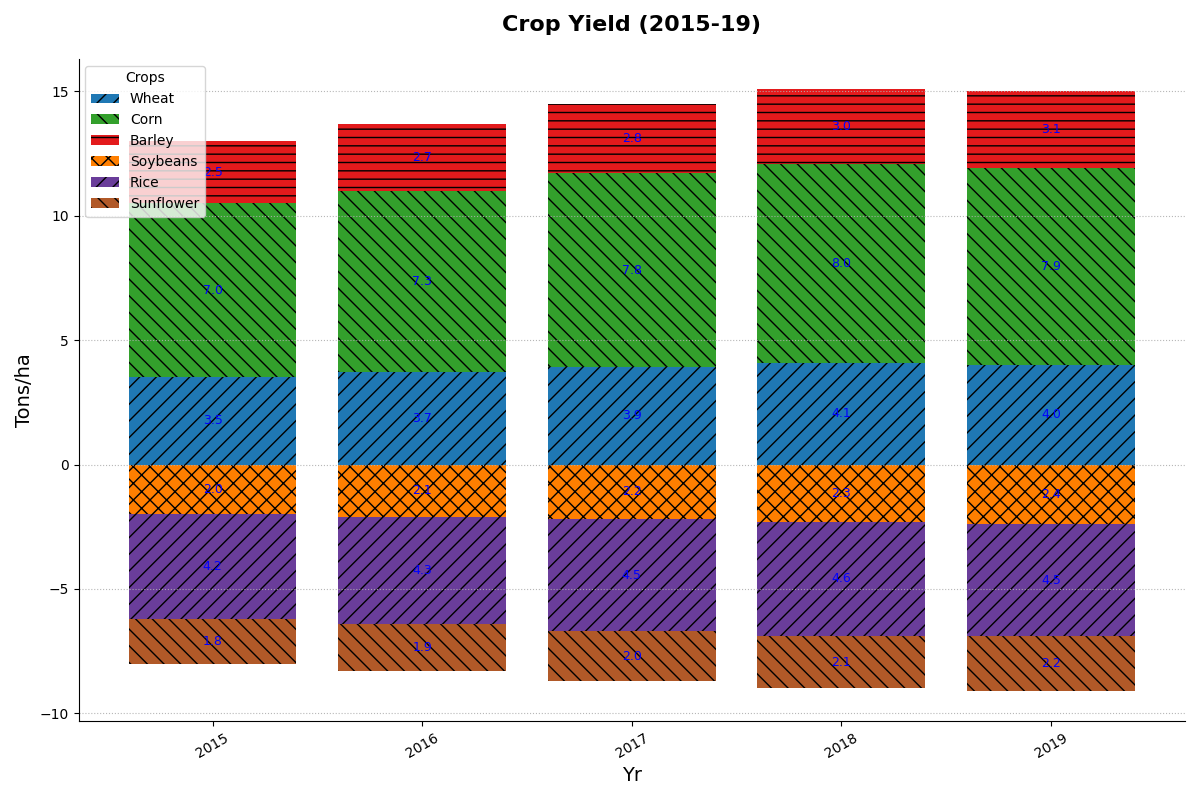

Generate this figure with Python:
import matplotlib.pyplot as plt
import numpy as np

years = np.arange(2015, 2020)

wheat_yield = [3.5, 3.7, 3.9, 4.1, 4.0]
corn_yield = [7.0, 7.3, 7.8, 8.0, 7.9]
barley_yield = [2.5, 2.7, 2.8, 3.0, 3.1]
soybean_yield = [-2.0, -2.1, -2.2, -2.3, -2.4]
rice_yield = [-4.2, -4.3, -4.5, -4.6, -4.5]
sunflower_yield = [-1.8, -1.9, -2.0, -2.1, -2.2]

new_colors = ['#1f78b4', '#33a02c', '#e31a1c', '#ff7f00', '#6a3d9a', '#b15928']

fig, ax = plt.subplots(figsize=(12, 8))

ax.bar(years, wheat_yield, label='Wheat', color=new_colors[0], hatch='//')
ax.bar(years, corn_yield, bottom=wheat_yield, label='Corn', color=new_colors[1], hatch='\\\\')
ax.bar(years, barley_yield, bottom=np.array(wheat_yield) + np.array(corn_yield), label='Barley', color=new_colors[2], hatch='--')

ax.bar(years, soybean_yield, label='Soybeans', color=new_colors[3], hatch='xx')
ax.bar(years, rice_yield, bottom=soybean_yield, label='Rice', color=new_colors[4], hatch='//')
ax.bar(years, sunflower_yield, bottom=np.array(soybean_yield) + np.array(rice_yield), label='Sunflower', color=new_colors[5], hatch='\\\\')

ax.set_title("Crop Yield (2015-19)", fontsize=16, fontweight='bold', pad=20)
ax.set_xlabel("Yr", fontsize=14)
ax.set_ylabel("Tons/ha", fontsize=14)

ax.legend(title='Crops', loc='upper left')
ax.yaxis.grid(True, linestyle=':', alpha=0.9)
ax.spines['top'].set_visible(False)
ax.spines['right'].set_visible(False)

for i in range(len(years)):
    height_sum_positive = 0
    for yield_name in [wheat_yield, corn_yield, barley_yield]:
        height_sum_positive += yield_name[i]
        ax.text(years[i], height_sum_positive - yield_name[i]/2, f'{yield_name[i]}', ha='center', va='center', color='blue', fontsize=9)
    
    height_sum_negative = 0
    for yield_name in [soybean_yield, rice_yield, sunflower_yield]:
        height_sum_negative += yield_name[i]
        ax.text(years[i], height_sum_negative - yield_name[i]/2, f'{-yield_name[i]}', ha='center', va='center', color='blue', fontsize=9)

plt.xticks(years, rotation=30)
plt.tight_layout()
plt.show()
